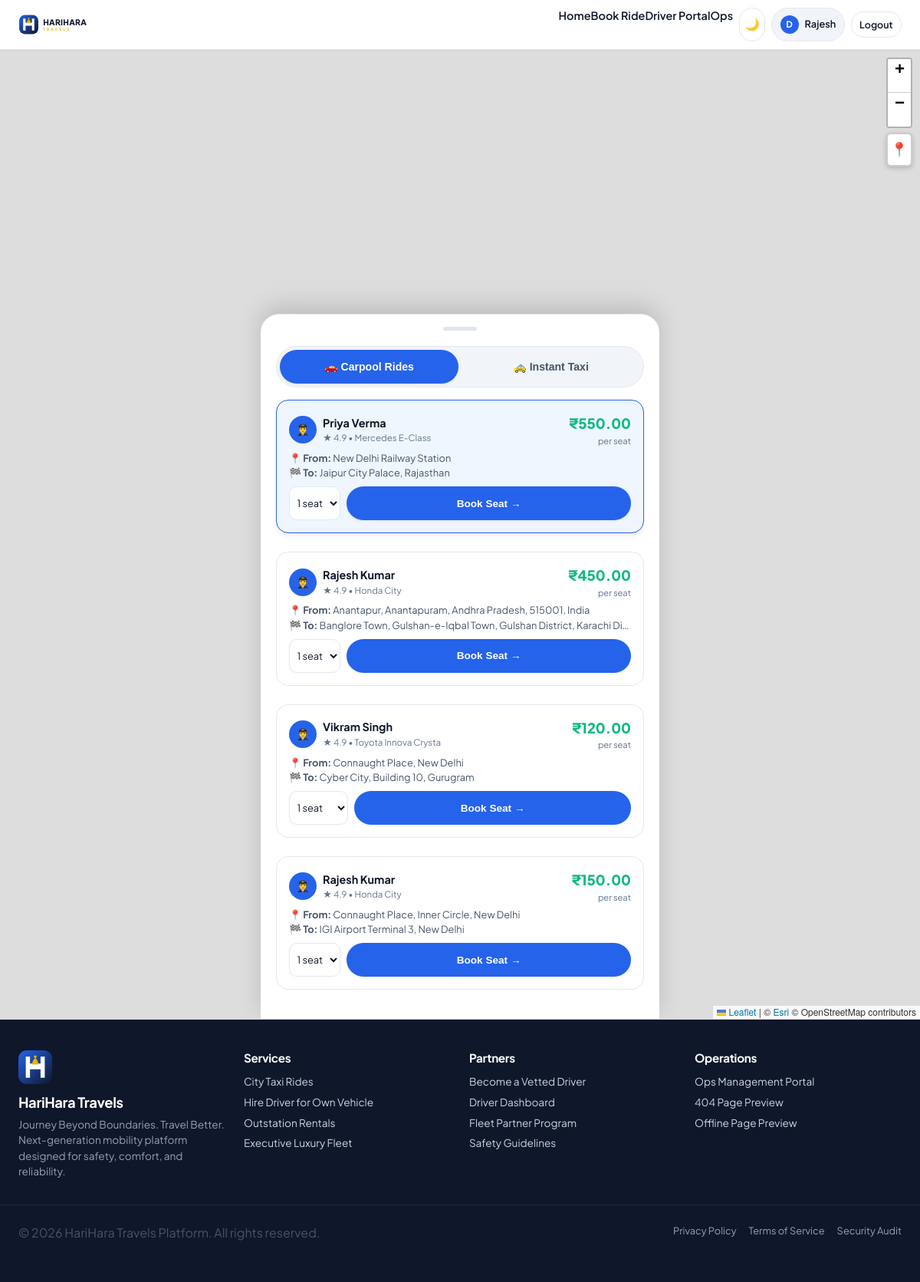
Screenshot of /booking/create/ (signed in) with the database file from the repository.
### apps/accounts/models.py (models this page shows, shortened)
class User(AbstractUser):
    class Role(models.TextChoices):
        CUSTOMER = 'CUSTOMER', 'Customer'
        DRIVER = 'DRIVER', 'Driver'
        ADMIN = 'ADMIN', 'Admin / Operations'
    role = models.CharField(max_length=20, choices=Role.choices, default=Role.CUSTOMER)
    phone = models.CharField(max_length=20, unique=True, null=True, blank=True)
    is_phone_verified = models.BooleanField(default=False)
    is_email_verified = models.BooleanField(default=False)
    avatar = models.ImageField(upload_to='avatars/', null=True, blank=True)
    created_at = models.DateTimeField(auto_now_add=True)
    updated_at = models.DateTimeField(auto_now=True)

### apps/bookings/models.py (models this page shows, shortened)
class RideOffer(models.Model):
    id = models.UUIDField(primary_key=True, default=uuid.uuid4, editable=False)
    driver = models.ForeignKey(settings.AUTH_USER_MODEL, on_delete=models.CASCADE, related_name='published_rides')
    origin_address = models.TextField()
    origin_latitude = models.FloatField()
    origin_longitude = models.FloatField()
    destination_address = models.TextField()
    destination_latitude = models.FloatField()
    destination_longitude = models.FloatField()
    departure_datetime = models.DateTimeField()
    total_seats = models.PositiveIntegerField(default=3)
    available_seats = models.PositiveIntegerField(default=3)
    price_per_seat = models.DecimalField(max_digits=10, decimal_places=2, default=150.00)
    vehicle_model = models.CharField(max_length=100, default='Honda City')
    vehicle_number = models.CharField(max_length=30, default='DL-01-AB-1234')
    vehicle_category = models.CharField(max_length=20, choices=VehicleCategory.choices, default=VehicleCategory.SEDAN)
    description = models.TextField(null=True, blank=True)
    status = models.CharField(max_length=20, choices=RideOfferStatus.choices, default=RideOfferStatus.OPEN)
    created_at = models.DateTimeField(auto_now_add=True)
    updated_at = models.DateTimeField(auto_now=True)

### apps/bookings/views.py (the view, shortened to what this page needs)
# urls.py: path('create/', views.create_booking_view, name='create'),
@login_required
def create_booking_view(request):
    from .models import RideOffer, RideOfferStatus
    open_offers = RideOffer.objects.filter(status=RideOfferStatus.OPEN, available_seats__gt=0).order_by('-departure_datetime')[:10]
    return render(request, 'customer/booking_create.html', {'open_offers': open_offers})

### common/context_processors.py (called while the page is built)
def brand_context(request):
    user_role = getattr(request.user, 'role', 'GUEST') if getattr(request, 'user', None) and request.user.is_authenticated else 'GUEST'
    return {
        'PLATFORM_NAME': settings.AURA_PLATFORM['NAME'],
        'PLATFORM_TAGLINE': settings.AURA_PLATFORM['TAGLINE'],
        'PLATFORM_CURRENCY': settings.AURA_PLATFORM['CURRENCY'],
        'CURRENT_ROLE': user_role,
        'IS_CUSTOMER': user_role == 'CUSTOMER',
        'IS_DRIVER': user_role == 'DRIVER',
        'IS_ADMIN': user_role == 'ADMIN' or getattr(request.user, 'is_superuser', False),
    }

### templates/customer/booking_create.html (shortened to what this page needs)
{% extends 'base/base.html' %}
{% block content %}
<div class="mobile-booking-wrapper">
  <div class="mobile-fullscreen-map">
    <div id="aura-booking-map" style="width: 100%; height: 100%;"></div>
  </div>
  <div class="mobile-sheet-overlay-panel">
    <div class="mobile-sheet-handle"></div>
    <div class="mobile-segmented-control" style="margin-bottom: 1rem;">
      <button type="button" id="tab-btn-carpool" class="mobile-segment-tab active" onclick="switchBookingTab('CARPOOL')">🚗 Carpool Rides</button>
      <button type="button" id="tab-btn-taxi" class="mobile-segment-tab" onclick="switchBookingTab('TAXI')">🚕 Instant Taxi</button>
    </div>
    <div id="section-carpool-mode">
      {% if open_offers %}
        <div style="display: flex; flex-direction: column; gap: 0.65rem;">
          {% for offer in open_offers %}
            <div class="carpool-offer-card {% if forloop.first %}active{% endif %}"
                 onclick="selectCarpoolOffer('{{ offer.id }}', '{{ offer.origin_address|escapejs }}', {{ offer.origin_latitude }}, {{ offer.origin_longitude }}, '{{ offer.destination_address|escapejs }}', {{ offer.destination_latitude }}, {{ offer.destination_longitude }}, '{{ offer.price_per_seat }}', '{{ offer.available_seats }}', '{{ offer.driver.get_full_name|default:offer.driver.username|escapejs }}', '{{ offer.vehicle_model|escapejs }}')">
              <div class="flex items-center justify-between" style="margin-bottom: 0.35rem;">
                <div class="flex items-center gap-2">
                  <div style="width: 36px; height: 36px; border-radius: 50%; background: var(--color-brand-blue); color: white; display: flex; align-items: center; justify-content: center; font-weight: bold; font-size: 0.9rem;">👨‍✈️</div>
                  <div>
                    <div style="font-weight: 700; font-size: 0.9rem;">{{ offer.driver.get_full_name|default:offer.driver.username }}</div>
                    <div style="font-size: 0.72rem; color: var(--color-text-muted);">★ 4.9 • {{ offer.vehicle_model }}</div>
                  </div>
                </div>
                <div style="text-align: right;">
                  <div style="font-size: 1.15rem; font-weight: 800; color: var(--color-success);">₹{{ offer.price_per_seat }}</div>
                  <div style="font-size: 0.7rem; color: var(--color-text-muted);">per seat</div>
                </div>
              </div>
              <div style="font-size: 0.8rem; color: var(--color-text-secondary); margin-bottom: 0.5rem;">
                <div style="white-space: nowrap; overflow: hidden; text-overflow: ellipsis;">📍 <strong>From:</strong> {{ offer.origin_address }}</div>
                <div style="white-space: nowrap; overflow: hidden; text-overflow: ellipsis;">🏁 <strong>To:</strong> {{ offer.destination_address }}</div>
              </div>
              <form action="{% url 'bookings:book_seat' offer.id %}" method="POST">
                <div class="flex items-center gap-2">
                  <select name="seats_booked" class="form-input" style="padding: 0.35rem; font-size: 0.8rem; width: auto;" onclick="event.stopPropagation();">
                    {% for i in "1234"|make_list %}
                      {% if forloop.counter <= offer.available_seats %}
                        <option value="{{ forloop.counter }}">{{ forloop.counter }} seat{% if forloop.counter > 1 %}s{% endif %}</option>
                      {% endif %}
                    {% endfor %}
                  </select>
                  <button type="submit" class="btn btn-primary btn-sm mobile-touch-active" style="flex: 1; border-radius: var(--radius-full);" onclick="event.stopPropagation();">
                    Book Seat →
                  </button>
                </div>
              </form>
            </div>
          {% endfor %}
        </div>
      {% endif %}
    </div>
  </div>
</div>
{% endblock %}

### templates/components/navbar.html (shortened to what this page needs)
<header class="mobile-app-header-container">
  <div class="container navbar-inner">
    <a href="{% url 'landing' %}" class="flex items-center" style="text-decoration: none; flex-shrink: 1; max-width: 140px;">
      <div data-aura-logo="full" data-width="135" data-height="34" style="max-width: 100%;"></div>
    </a>
    <nav class="nav-actions-group">
      <div class="desktop-nav-links flex items-center gap-5">
        <a href="{% url 'landing' %}" style="font-weight: 600; color: var(--color-text-primary); font-size: 0.9rem;">Home</a>
        <a href="{% url 'bookings:create' %}" style="font-weight: 600; color: var(--color-text-primary); font-size: 0.9rem;">Book Ride</a>
        <a href="{% url 'drivers:dashboard' %}" style="font-weight: 600; color: var(--color-text-primary); font-size: 0.9rem;">Driver Portal</a>
        <a href="{% url 'admin_ops:dashboard' %}" style="font-weight: 600; color: var(--color-text-primary); font-size: 0.9rem;">Ops</a>
      </div>
      <button data-theme-toggle class="mobile-touch-active btn btn-secondary btn-sm" title="Toggle Theme" style="border-radius: var(--radius-full); width: 34px; height: 34px; padding: 0; display: inline-flex; align-items: center; justify-content: center; font-size: 0.95rem; flex-shrink: 0;">
        🌙
      </button>
      {% if user.is_authenticated %}
        <a href="{% url 'customers:dashboard' %}" class="mobile-touch-active flex items-center gap-2" style="text-decoration: none; padding: 0.3rem 0.65rem; background: var(--color-surface-hover); border-radius: var(--radius-full); border: 1px solid var(--color-border); flex-shrink: 0;">
          <div style="width: 24px; height: 24px; border-radius: 50%; background: var(--color-brand-blue); color: white; display: flex; align-items: center; justify-content: center; font-size: 0.72rem; font-weight: 700;">
            {{ user.username|slice:":1"|upper }}
          </div>
          <span class="user-greeting-name" style="font-size: 0.8rem; font-weight: 600; color: var(--color-text-primary);">{{ user.first_name|default:user.username }}</span>
        </a>
        <a href="{% url 'accounts:logout' %}" class="desktop-only btn btn-secondary btn-sm navbar-btn-login">Logout</a>
      {% else %}
        <a href="{% url 'accounts:login' %}" class="btn btn-secondary btn-sm navbar-btn-login">Login</a>
        <a href="{% url 'accounts:register_customer' %}" class="btn btn-primary btn-sm navbar-btn-signup">Sign Up</a>
      {% endif %}
    </nav>
  </div>
</header>

### static/css/tokens.css (style rules this page uses)
:root { --color-primary: #1E293B; --color-primary-dark: #0F172A; --color-primary-light: #312E81; --color-brand-blue: #2563EB; --color-brand-blue-hover: #1D4ED8; --color-brand-blue-subtle: #EFF6FF; --color-accent: #F59E0B; --color-accent-dark: #D97706; --color-accent-light: #FBBF24; --color-accent-subtle: #FEF3C7; --color-background: #F8FAFC; --color-surface: #FFFFFF; --color-surface-elevated: #FFFFFF; --color-surface-hover: #F1F5F9; --color-text-primary: #0F172A; --color-text-secondary: #475569; --color-text-muted: #64748B; --color-text-inverse: #FFFFFF; --color-border: #E2E8F0; --color-border-subtle: #F1F5F9; --color-border-strong: #CBD5E1; --color-success: #10B981; --color-success-bg: #ECFDF5; --color-warning: #F59E0B; --color-warning-bg: #FFFBEB; --color-danger: #EF4444; --color-danger-bg: #FEF2F2; --color-info: #3B82F6; --color-info-bg: #EFF6FF; --shadow-xs: 0 1px 2px 0 rgba(15, 23, 42, 0.05); --shadow-sm: 0 1px 3px 0 rgba(15, 23, 42, 0.08), 0 1px 2px -1px rgba(15, 23, 42, 0.04); --shadow-md: 0 4px 6px -1px rgba(15, 23, 42, 0.08), 0 2px 4px -2px rgba(15, 23, 42, 0.04); --shadow-lg: 0 10px 15px -3px rgba(15, 23, 42, 0.08), 0 4px 6px -4px rgba(15, 23, 42, 0.03); --shadow-xl: 0 20px 25px -5px rgba(15, 23, 42, 0.1), 0 8px 10px -6px rgba(15, 23, 42, 0.04); --shadow-glow: 0 0 20px rgba(37, 99, 235, 0.2); --radius-sm: 6px; --radius-md: 10px; --radius-lg: 16px; --radius-xl: 24px; --radius-full: 9999px; --font-sans: 'Plus Jakarta Sans', 'Inter', -apple-system, BlinkMacSystemFont, sans-serif; --font-mono: 'JetBrains Mono', monospace; --weight-regular: 400; --weight-medium: 500; --weight-semibold: 600; --weight-bold: 700; --transition-fast: 150ms cubic-bezier(0.4, 0, 0.2, 1); --transition-normal: 250ms cubic-bezier(0.4, 0, 0.2, 1); --transition-slow: 350ms cubic-bezier(0.4, 0, 0.2, 1); --transition-spring: 400ms cubic-bezier(0.175, 0.885, 0.32, 1.275); --header-height: 56px; --sidebar-width: 260px; --bottom-nav-height: 58px; --safe-area-top: env(safe-area-inset-top, 0px); --safe-area-bottom: env(safe-area-inset-bottom, 0px); --safe-area-left: env(safe-area-inset-left, 0px); --safe-area-right: env(safe-area-inset-right, 0px); --mobile-touch-target: 44px; --radius-mobile-card: 16px; --radius-sheet: 24px; --shadow-sheet: 0 -10px 30px rgba(0, 0, 0, 0.15); }

### static/css/main.css (style rules this page uses)
*, *::before, *::after { box-sizing: border-box; margin: 0; padding: 0; }
html { font-family: var(--font-sans); background-color: var(--color-background); color: var(--color-text-primary); line-height: 1.5; -webkit-font-smoothing: antialiased; -moz-osx-font-smoothing: grayscale; scroll-behavior: smooth; }
body { min-height: 100vh; display: flex; flex-direction: column; overflow-x: hidden; background-color: var(--color-background); transition: background-color var(--transition-normal), color var(--transition-normal); }
a { color: var(--color-brand-blue); text-decoration: none; transition: color var(--transition-fast); }
.container { width: 100%; max-width: 1280px; margin: 0 auto; padding: 0 1rem; }
@media (min-width: 768px) { .container { padding: 0 1.5rem; } }
.flex { display: flex; }
.items-center { align-items: center; }
.justify-between { justify-content: space-between; }
.gap-2 { gap: 0.5rem; }
.aura-vector-bg { position: relative; background-color: var(--color-background); background-image: radial-gradient(circle at 15% 15%, rgba(37, 99, 235, 0.05) 0%, transparent 40%), radial-gradient(circle at 85% 85%, rgba(245, 158, 11, 0.04) 0%, transparent 40%), linear-gradient(to right, rgba(148, 163, 184, 0.1) 1px, transparent 1px), linear-gradient(to bottom, rgba(148, 163, 184, 0.1) 1px, transparent 1px); background-size: 100% 100%, 100% 100%, 40px 40px, 40px 40px; }

### rows the page displays
User: username "D", first_name "Rajesh"
RideOffer: driver.get_full_name "Priya Verma", vehicle_model "Mercedes E-Class", price_per_seat "550.00", origin_address "New Delhi Railway Station", destination_address "Jaipur City Palace, Rajasthan", seats_booked "1 seat"
RideOffer: driver.get_full_name "Rajesh Kumar", vehicle_model "Honda City", price_per_seat "450.00", origin_address "Anantapur, Anantapuram, Andhra Pradesh, 515001, India", destination_address "Banglore Town, Gulshan-e-Iqbal Town, Gulshan District, Karachi Di…", seats_booked "1 seat"
RideOffer: driver.get_full_name "Vikram Singh", vehicle_model "Toyota Innova Crysta", price_per_seat "120.00", origin_address "Connaught Place, New Delhi", destination_address "Cyber City, Building 10, Gurugram", seats_booked "1 seat"
RideOffer: driver.get_full_name "Rajesh Kumar", vehicle_model "Honda City", price_per_seat "150.00", origin_address "Connaught Place, Inner Circle, New Delhi", destination_address "IGI Airport Terminal 3, New Delhi", seats_booked "1 seat"

### other values shown
{{ PLATFORM_NAME }} "HariHara Travels"
{{ PLATFORM_TAGLINE }} "Journey Beyond Boundaries. Travel Better."
